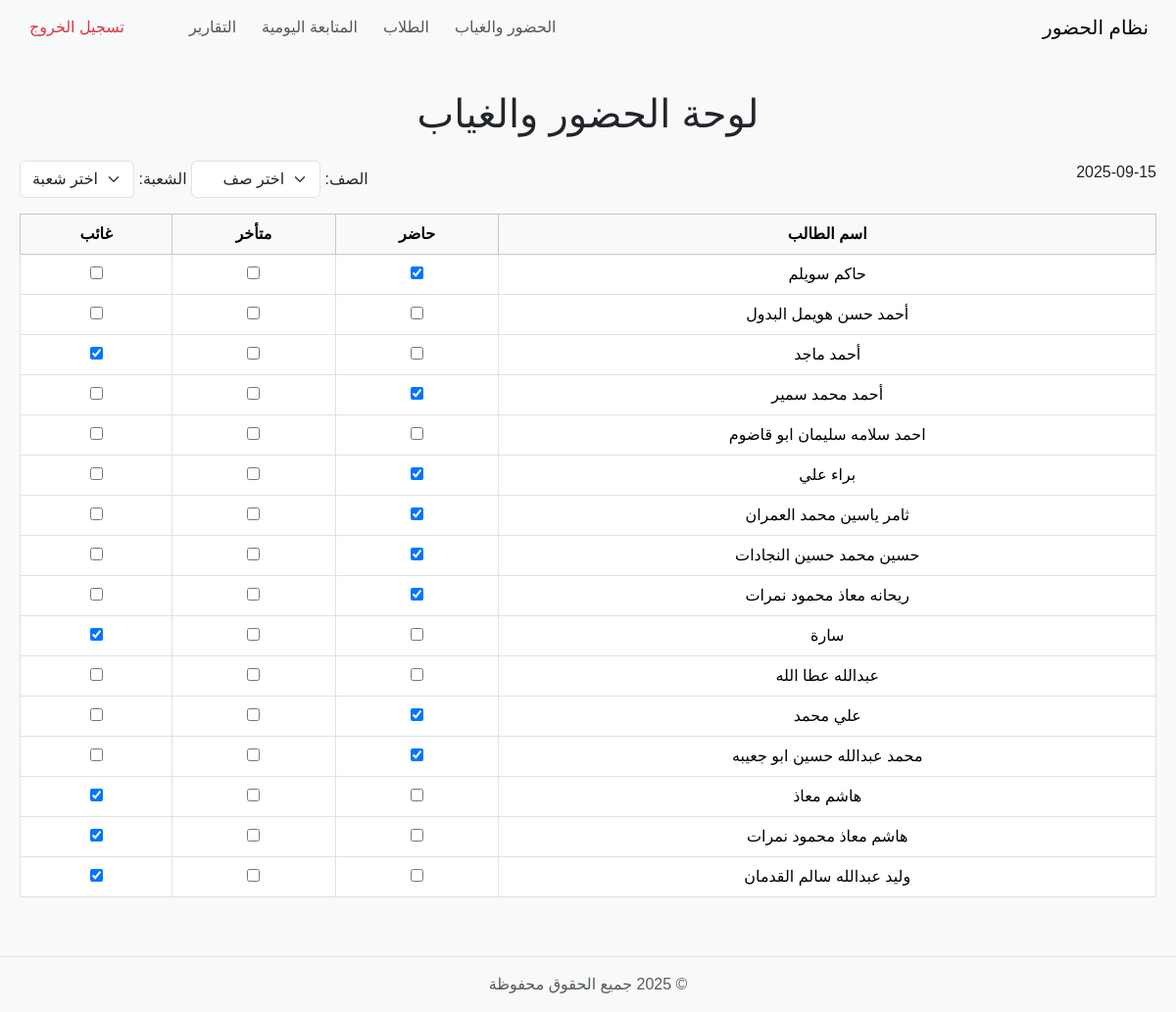
The page / (signed in) on the database as committed earlier.
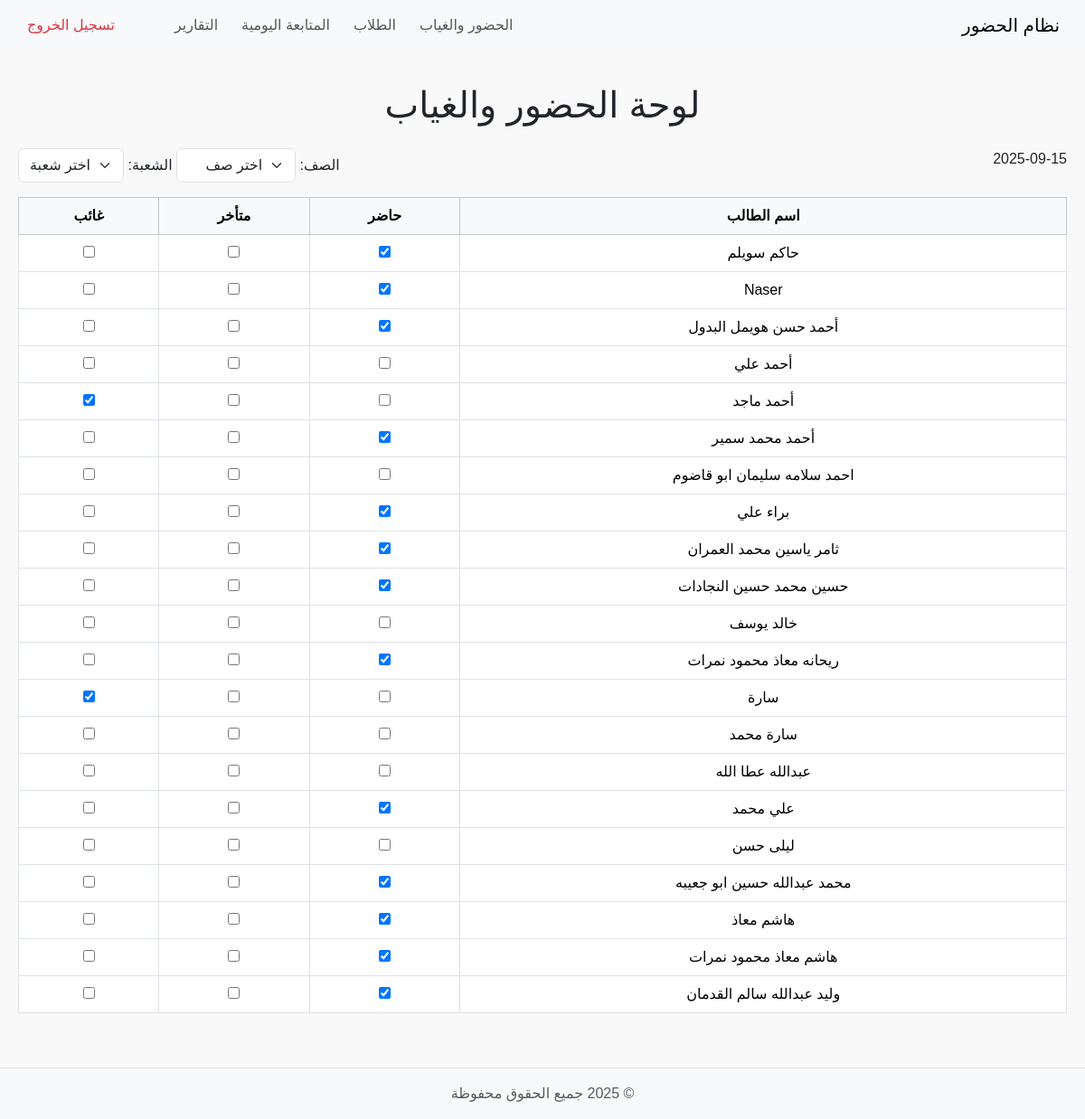
The same page on the database as committed later.
### tables this page shows
CREATE TABLE attendance (
    id INTEGER PRIMARY KEY AUTOINCREMENT,
    student_id INTEGER NOT NULL,
    date TEXT NOT NULL,
    status TEXT NOT NULL,  -- 'present', 'late', 'absent'
    FOREIGN KEY(student_id) REFERENCES students(id)
);

CREATE TABLE students (
    id INTEGER PRIMARY KEY AUTOINCREMENT,
    student_name TEXT NOT NULL,
    username TEXT,
    password TEXT
, class_name TEXT, section TEXT);

### app.py (the view)
@app.route('/')
@login_required
def dashboard():
    conn = get_db_connection()
    today = date.today().isoformat()
    students = conn.execute('''
        SELECT s.id, s.student_name, s.class_name, s.section, a.status
        FROM students s
        LEFT JOIN attendance a
        ON s.id = a.student_id AND a.date = ?
        ORDER BY s.student_name
    ''', (today,)).fetchall()
    conn.close()
    return render_template('dashboard.html', students=students, today=today)

### app.py (called while the page is built)
def get_db_connection():
    conn = sqlite3.connect('attendance.db')  # قاعدة البيانات القديمة
    conn.row_factory = sqlite3.Row
    return conn

def login_required(f):
    @wraps(f)
    def decorated_function(*args, **kwargs):
        if 'user' not in session:
            return redirect(url_for('login'))
        return f(*args, **kwargs)
    return decorated_function

### templates/dashboard.html
{% include 'partials/header.html' %}
{% include 'partials/navbar.html' %}
<main>
    <h1 class="text-center mb-4">لوحة الحضور والغياب</h1>
    {% include 'partials/dashboard_table.html' %}
</main>
{% include 'partials/footer.html' %}

### templates/partials/dashboard_table.html (shortened to what this page needs)
<div class="d-flex justify-content-between mb-3">
    <div id="today">
        {{ today }}
    </div>
    <div>
        <label>الصف:</label>
        <select id="classSelect" class="form-select d-inline-block w-auto">
            <option value="">اختر صف</option>
        </select>
        <label>الشعبة:</label>
        <select id="sectionSelect" class="form-select d-inline-block w-auto">
            <option value="">اختر شعبة</option>
        </select>
    </div>
</div>
<table class="table table-bordered text-center" id="attendanceTable">
    <thead class="table-light sticky-top">
        <tr>
            <th>اسم الطالب</th>
            <th>حاضر</th>
            <th>متأخر</th>
            <th>غائب</th>
        </tr>
    </thead>
    <tbody>
        {% for student in students|sort(attribute='student_name') %}
        <tr data-class="{{ student.class_name }}" data-section="{{ student.section }}">
            <td>{{ student.student_name }}</td>
            <td>
                <input type="checkbox" class="attendance-checkbox"
                       data-student-id="{{ student.id }}"
                       data-status="present"
                       {% if student.status == 'present' %}checked{% endif %}>
            </td>
            <td>
                <input type="checkbox" class="attendance-checkbox"
                       data-student-id="{{ student.id }}"
                       data-status="late"
                       {% if student.status == 'late' %}checked{% endif %}>
            </td>
            <td>
                <input type="checkbox" class="attendance-checkbox"
                       data-student-id="{{ student.id }}"
                       data-status="absent"
                       {% if student.status == 'absent' %}checked{% endif %}>
            </td>
        </tr>
        {% endfor %}
    </tbody>
</table>

Rows that differ between the two databases and show on the page:
no longer on this page (row unchanged): students: student_name "أحمد حسن هويمل البدول"
added attendance: student_name "Naser", status "☑"
added attendance: student_name "أحمد حسن هويمل البدول", status "☑"
added students: student_name "أحمد علي"
added students: student_name "خالد يوسف"
added students: student_name "سارة محمد"
added students: student_name "ليلى حسن"
changed attendance "هاشم معاذ": status "☐" → "☑"; status "☑" → "☐"
changed attendance "هاشم معاذ محمود نمرات": status "☐" → "☑"; status "☑" → "☐"
changed attendance "وليد عبدالله سالم القدمان": status "☐" → "☑"; status "☑" → "☐"
